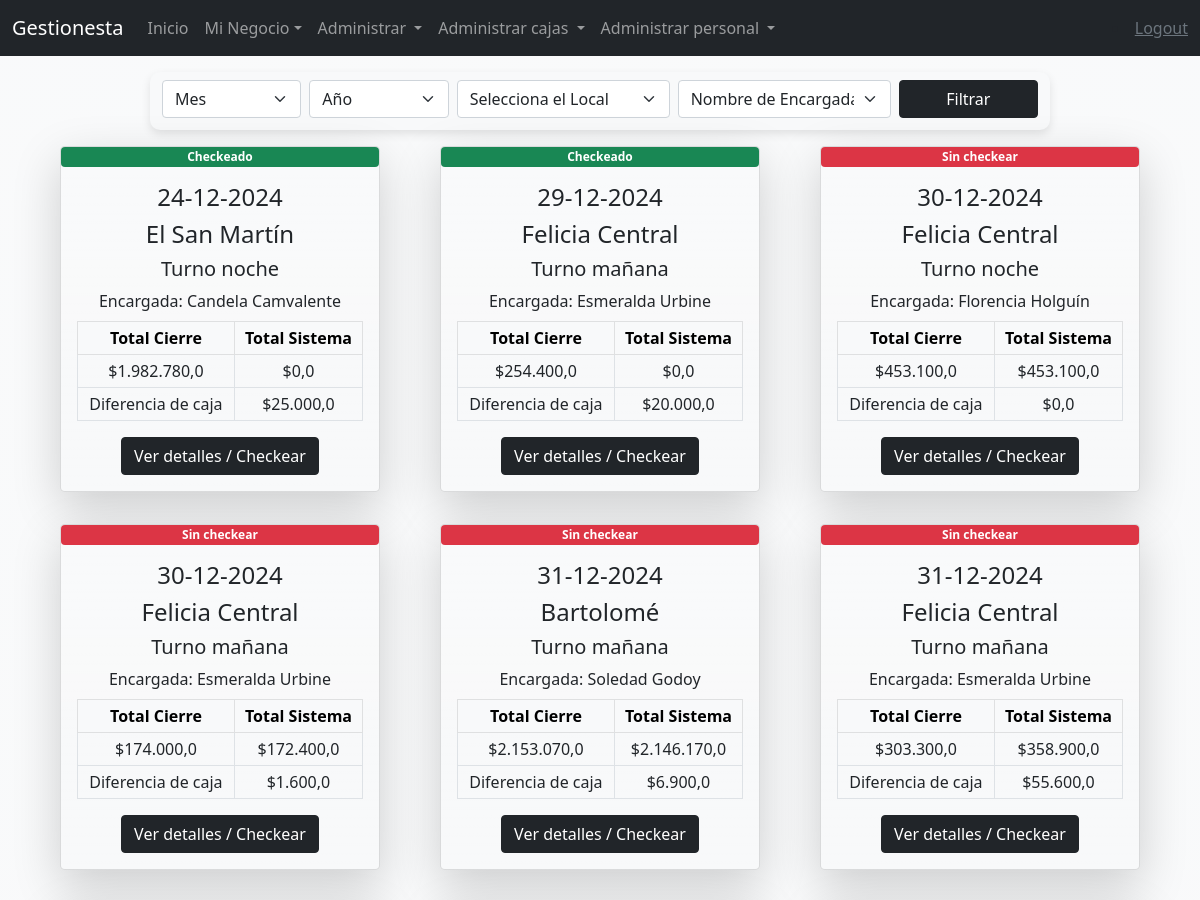
Page /visualizacion (signed in, upper part) on the earlier database version.
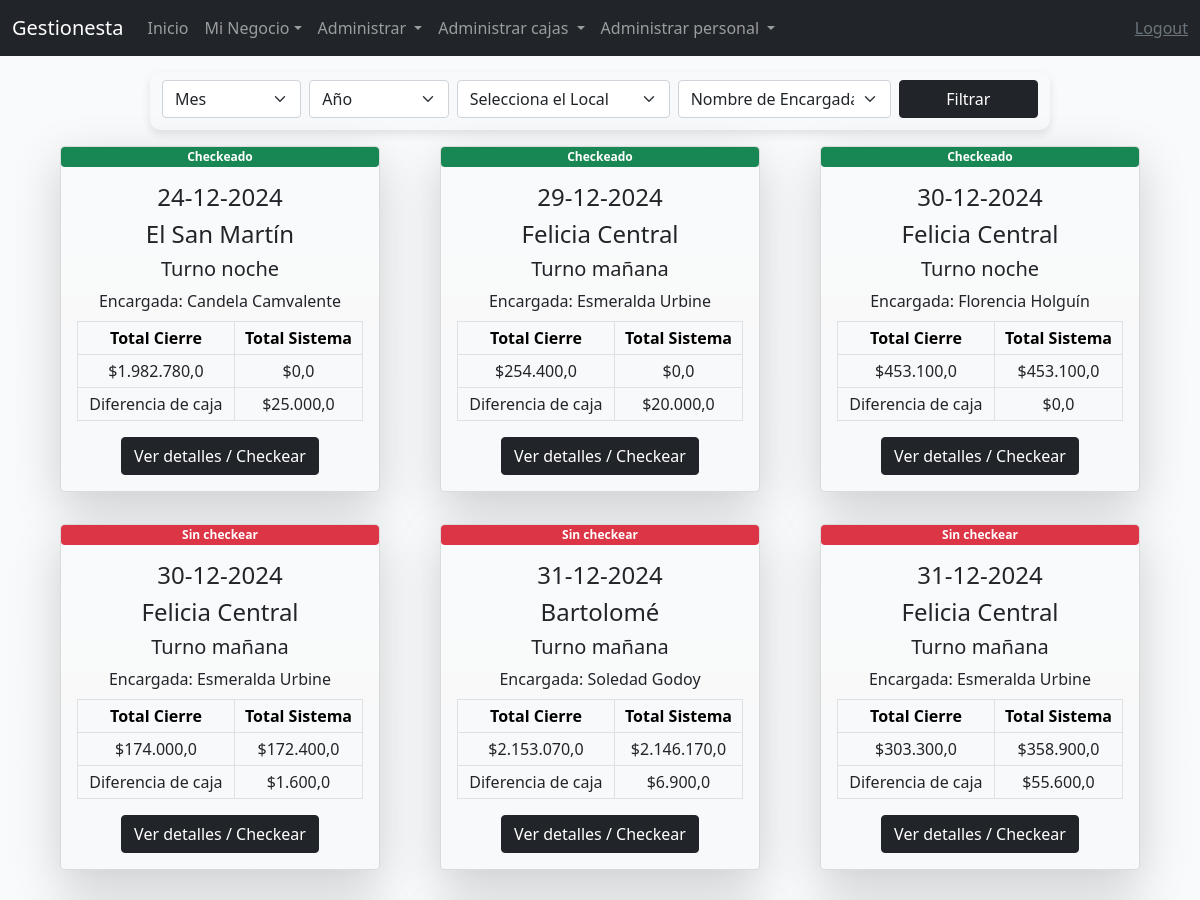
Same page on the later database version.
### tables this page shows
CREATE TABLE "formulario" (
	"id"	INTEGER,
	"fecha"	TEXT NOT NULL,
	"nombre_encargada"	TEXT NOT NULL,
	"turno"	TEXT NOT NULL,
	"nombrevisa1"	TEXT,
	"importevisa1"	REAL,
	"nombrevisa2"	TEXT,
	"importevisa2"	REAL,
	"nombrevisa3"	TEXT,
	"importevisa3"	REAL,
	"nombrevisa4"	TEXT,
	"importevisa4"	REAL,
	"nombreqr"	TEXT,
	"importeqr"	REAL,
	"totalposnet"	REAL,
	"transferencias_text"	TEXT,
	"transferencias"	REAL,
	"pedidosya_text"	TEXT,
	"pedidosya"	REAL,
	"cantidad20m"	INTEGER,
	"total20m"	REAL,
	"cantidad10m"	INTEGER,
	"total10m"	REAL,
	"cantidad2m"	INTEGER,
	"total2m"	REAL,
	"cantidad1m"	INTEGER,
	"total1m"	REAL,
	"cantidad500"	INTEGER,
	"total500"	REAL,
	"cantidad200"	INTEGER,
	"total200"	REAL,
	"cantidad100"	INTEGER,
	"total100"	REAL,
	"cantidad50"	INTEGER,
	"total50"	REAL,
	"cantidad20"	INTEGER,
	"total20"	REAL,
	"cantidad10"	INTEGER,
	"total10"	REAL,
	"totalefectivo"	REAL,
	"egresos"	TEXT,
	"totalegresos"	REAL,
	"entregaefectivo"	REAL,
	"entregaposnet"	REAL,
	"totalefectivosistema"	REAL,
	"totalposnetsistema"	REAL,
	"sobranteefectivo"	REAL,
	"sobranteposnet"	REAL,
	"faltanteefectivo"	REAL,
	"faltanteposnet"	REAL,
	"totalcierre"	REAL,
	"totalsistema"	REAL,
	"totaldescuentoscierre"	REAL,
	"totaldescuentossistema"	REAL,
	"observaciones"	TEXT,
	"local"	TEXT NOT NULL,
	"checkeado"	INTEGER NOT NULL,
	"totalcheckeado"	INTEGER,
	"idencargada"	INTEGER,
	PRIMARY KEY("id" AUTOINCREMENT)
);

### app.py (the view)
@app.route("/visualizacion")
@login_required
def visualizacion():
    try:
        cajas = db.execute("SELECT * FROM formulario ORDER BY substr(fecha, 7, 4) || '-' || substr(fecha, 4, 2) || '-' || substr(fecha, 1, 2) ASC")
        encargadas = db.execute("SELECT * FROM empleados")
        locales = db.execute("SELECT * FROM locales")
    except:
        return render_template("error.html", style="Error")
    return render_template("visualizacion.html", cajas=cajas, encargadas=encargadas, locales=locales, type="Cierres de Caja")

### helpers.py (called while the page is built)
def login_required(f):
    @wraps(f)
    def decorated_function(*args, **kwargs):
        if session.get("user_id") is None:
            return redirect("/login")
        return f(*args, **kwargs)
    return decorated_function

### templates/visualizacion.html (shortened to what this page needs)
 {% extends "layout.html" %}
{% block body %}
<div class="container">
    <form action="/filtrarvisualizacion" method="GET" class="container py-2" style="max-width: 900Px; background: #f8f9fa; border-radius: 10px; box-shadow: 0px 4px 10px rgba(0,0,0,0.1);">
        <div class="row mb-1 g-2 align-items-end">
            <div class="col-12 col-md-2">
                <select id="mes" name="mes" class="form-select">
                    <option selected disabled>Mes</option>
                </select>
            </div>
            <div class="col-12 col-md-2">
                <select id="anio" name="anio" class="form-select">
                    <option selected disabled>Año</option>
                </select>
            </div>
            <div class="col-12 col-md-3">
                <select id="local" name="local" class="form-select">
                    <option selected disabled>Selecciona el Local</option>
                </select>
            </div>
            <div class="col-12 col-md-3">
                <select id="idencargada" name="idencargada" class="form-select">
                    <option selected disabled>Nombre de Encargada</option>
                </select>
            </div>
            <div class="col-12 col-md-2">
                <button type="submit" class="btn btn-dark w-100">Filtrar</button>
            </div>
        </div>
    </form>
    <div class="row">
        {% for caja in cajas %}
            <div class="col-md-4 d-flex align-items-stretch">
                <div class="card text-dark bg-light rounded-3 bg-gradient my-3 mx-auto shadow-lg" style="width: 100%; max-width: 20rem;">
                    {% if caja.checkeado == 0 %}
                        <span class="badge bg-danger">Sin checkear</span>
                    {% else %}
                        <span class="badge bg-success">Checkeado</span>
                    {% endif %}
                    <div class="card-body d-flex flex-column">
                        <h4 class="card-title text-center mb-2">{{ caja.fecha }}</h4>
                        <h4 class="card-title text-center mb-2">{{ caja.local }}</h4>
                        <h5 class="card-title text-center mb-2">{{ caja.turno }}</h5>
                        <p class="card-text text-center mb-2">Encargada: {{ caja.nombre_encargada }}</p>
                        <table class="table table-bordered table-sm align-middle">
                            <thead class="table-light">
                                <tr>
                                    <th class="text-center">Total Cierre</th>
                                    <th class="text-center">Total Sistema</th>
                                </tr>
                            </thead>
                            <tbody>
                                <tr>
                                    <td class="text-center text-dark"><span class="money">{{ caja.totalcierre }}</span></td>
                                    <td class="text-center text-dark"><span class="money">{{ caja.totalsistema }}</span></td>
                                </tr>
                                <tr>
                                    <td class="text-center text-dark">Diferencia de caja</td>
                                    <td class="text-center text-dark">
                                        <span class="money">
                                    </td>
                                </tr>
                            </tbody>
                        </table>
                        <div class="mt-auto d-flex justify-content-center">
                            <form method="POST" action="/checkdecaja">
                                <button type="submit" class="btn btn-dark">
                                    {% if session["user_level"] == 794652315647 %}
                                        Ver detalles / Checkear
                                    {% else %}
                                        Ver detalles
                                    {% endif %}
                                </button>
                            </form>
                        </div>
                    </div>
                </div>
            </div>
        {% endfor %}
    </div>
</div>
{% endblock %}

### templates/layout.html (shortened to what this page needs)
<!DOCTYPE html>
<html lang="es-ES">
    <head>
        <link href="https://cdn.jsdelivr.net/npm/bootstrap@5.0.2/dist/css/bootstrap.min.css" rel="stylesheet">
        <link rel="stylesheet" href="/statics/css/style.css">
    </head>
    <body class="bg-light bg-gradient">
        <nav class="navbar navbar-expand-lg navbar-dark bg-dark fixed-top">
            <div class="container-fluid">
                <a class="navbar-brand" href="/">Gestionesta</a>
                <div class="collapse navbar-collapse" id="navbarSupportedContent">
                    <ul class="navbar-nav me-auto mb-2 mb-lg-0">
                    {% if session["user_id"] %}
                    <li class="nav-item">
                        <a class="nav-link" href="/minegocio">Inicio</a>
                    </li>
                    <li class="nav-item dropdown">
                        <a class="nav-link dropdown-toggle" href="#" role="button" data-bs-toggle="dropdown" aria-expanded="false">Mi Negocio</a>
                    </li>
                    {% if session["user_level"] == 794652315648 or session["user_level"] == 794652315647 %}
                    <li class="nav-item dropdown">
                        <a class="nav-link dropdown-toggle" href="#" role="button" data-bs-toggle="dropdown" aria-expanded="false">
                            Administrar
                        </a>
                    </li>
                    <li class="nav-item dropdown">
                        <a class="nav-link dropdown-toggle" href="#" role="button" data-bs-toggle="dropdown" aria-expanded="false">
                            Administrar cajas
                        </a>
                    </li>
                    <li class="nav-item dropdown">
                        <a class="nav-link dropdown-toggle" href="#" role="button" data-bs-toggle="dropdown" aria-expanded="false">
                            Administrar personal
                        </a>
                    </li>
                    {% endif %}
                    </ul>
                    <li class="nav-item "><a href="/logout" class="link-secondary">Logout</a></li>
                    {% else %}
                    </ul>
                    <div class="d-flex">
                        <a class="nav-link link-secondary" aria-current="page" href="/login">Login</a>
                    </div>
                    {% endif %}
                </div>
            </div>
        </nav>
        <div class="container mt-5 pt-4"></div>
        {% block body %}
        {% endblock %}
    </body>
</html>

Differences in the rows shown:
changed formulario "Florencia Holguín": checkeado "Sin checkear" → "Checkeado"
